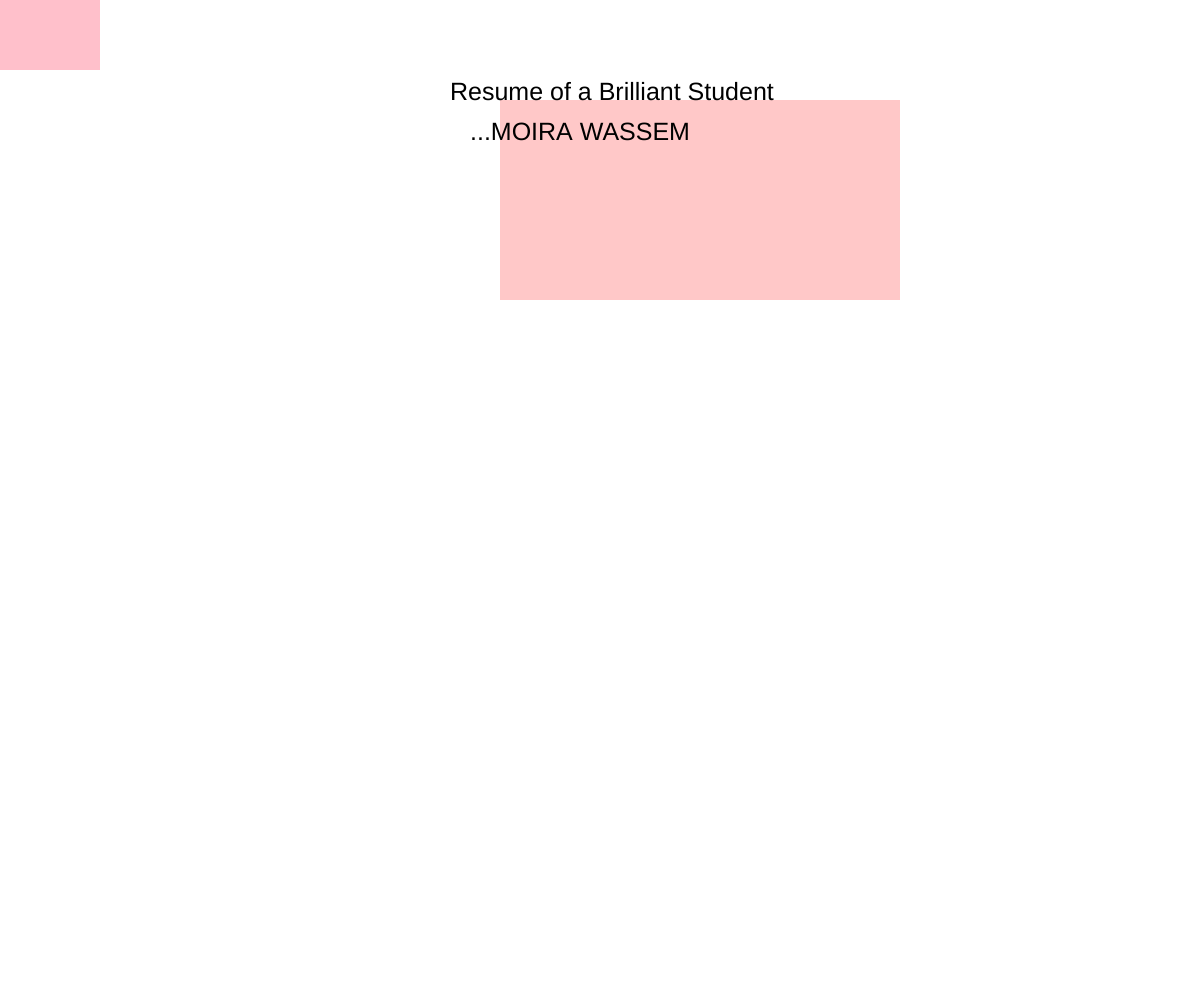
Frame 1 (no input)
Frame 60 (no input): identical to frame 1, image omitted
Frame 120 (the mouse pressed at the canvas centre since frame 60): identical to frame 1, image omitted

The p5.js sketch that drew this single still picture (run headless with seeded random() and noise() and a simulated clock; from frame 60 on, the mouse is pressed at the canvas centre):

// p5.js sketch
// ── sketch.js
function setup(){
createCanvas(windowWidth, windowHeight);
}
function draw(){
  background(255);
noStroke();
fill(305,200,200);
rect(500,100,400,200);
  fill('black');
textSize(25);
  text("Resume of a Brilliant Student", 450, 100)
  text("...MOIRA WASSEM", 470, 140);
  fill('pink');
  rect(0,0,100,70);




}

// ── Index.html
<!DOCTYPE html>
<html lang="en">
  <head>
    <script src="p5.js"></script>
    <script src="p5.min.js"></script>
    <link rel="stylesheet" type="text/css" href="style.css">
    <meta charset="utf-8" />

  </head>
  <body>
    <main>
      <iframe src="https://editor.p5js.org/mwassem/full/VCixnAn5y", width="400", height="400"></iframe>
<iframe src="https://editor.p5js.org/mwassem/full/VUEvcjvm-", height="400", width="400"></iframe>
<iframe src="https://editor.p5js.org/mwassem/full/W7F_AL7XG", width="400", height="400"></iframe>
    </main>
    <script src="sketch.js"></script>
  </body>
</html>
